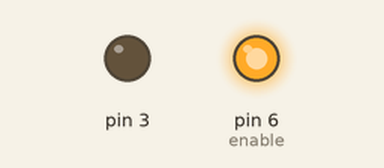
Simulated run of this sketch. Board: Arduino Uno, built with avr-gcc and run on an emulated ATmega328P. Shown: output pins drawn as LEDs (lit = HIGH). Pins used as bus, display or sensor lines are not drawn; what the sketch prints to the serial monitor is not drawn.

Above: at 0.1 s.
Timing chart, 0 to 1.6 s (numbered marks = the images above):
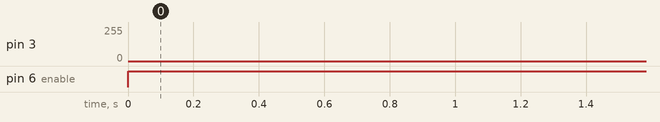

Measured:
- by itself, pin 6 (enable): LOW → HIGH at 0.00 s

The sketch:

Pico90.ino
```cpp
// (licence header left out)
#include <util/crc16.h>

#include <avr/io.h>
#include <avr/interrupt.h>
#include <string.h>
#include <stdio.h>
#include <stdarg.h>
#include <avr/pgmspace.h>    // needed for PROGMEM
#include "ax25modem.h"
#include "geofence.h"

static const uint8_t PROGMEM _sine_table[] = {
#include "sine_table.h"
};

#define BAUD_RATE      (1200)
#define TABLE_SIZE     (512)
#define PREAMBLE_BYTES (25)
#define REST_BYTES     (5)

#define PLAYBACK_RATE    (F_CPU / 256)
#define SAMPLES_PER_BAUD (PLAYBACK_RATE / BAUD_RATE)
#define PHASE_DELTA_1200 (((TABLE_SIZE * 1200L) << 7) / PLAYBACK_RATE)
#define PHASE_DELTA_2200 (((TABLE_SIZE * 2200L) << 7) / PLAYBACK_RATE)
#define PHASE_DELTA_XOR  (PHASE_DELTA_1200 ^ PHASE_DELTA_2200)

// Data to be transmitted
volatile static uint8_t *_txbuf = 0;
volatile static uint8_t  _txlen = 0;

#define ONEPPM 1.0e-6
#define DEBUG false

//Variables
int32_t lat = 514981000, lon = -530000, alt = 36000;
uint8_t hour = 0, minute = 0, second = 0, month = 0, day = 0, lock = 0, sats = 0;
int GPSerror = 0, count = 1, n, gpsstatus, navmode = 0, battV = 0;
int elevation = 0, azimuth = 0, aprs_status = 0, aprs_attempts = 0;
long int doppler = 0;

uint8_t buf[60]; //GPS receive buffer
char superbuffer [80]; //Telem string buffer

char comment[3];

//************Other Functions*****************

static int pointinpoly(const int32_t *poly, int points, int32_t x, int32_t y)
{
  int32_t p0, p1, l0, l1;
  int c = 0;

  /* Read the final point */
  p0 = pgm_read_dword(&poly[points * 2 - 2]);
  p1 = pgm_read_dword(&poly[points * 2 - 1]);

  for(; points; points--, poly += 2)
  {
    l0 = p0;
    l1 = p1;
    p0 = pgm_read_dword(&poly[0]);
    p1 = pgm_read_dword(&poly[1]);

    if(y < p1 && y < l1) continue;
    if(y >= p1 && y >= l1) continue;
    if(x < p0 + (l0 - p0) * (y - p1) / (l1 - p1)) continue;

    c = !c;
  }

  return(c);
}

int geofence_location(int32_t lat_poly, int32_t lon_poly)
{
  if(pointinpoly(UKgeofence, 50, lat_poly, lon_poly) == true)
  {
    comment[0] = ' ';
    comment[1] = ' ';
  }

  else if(pointinpoly(Netherlands_geofence, 50, lat_poly, lon_poly) == true)
  {
    comment[0] = ' ';
    comment[1] = 'P';
  }

  else if(pointinpoly(Belgium_geofence, 60, lat_poly, lon_poly) == true)
  {
    comment[0] = ' ';
    comment[1] = 'O';
  }

  else if(pointinpoly(France_geofence, 60, lat_poly, lon_poly) == true)
  {
    comment[0] = ' ';
    comment[1] = 'F';
  }

}

void tx_aprs()
{
  char slat[5];
  char slng[5];
  char stlm[9];
  static uint16_t seq = 0;
  double aprs_lat, aprs_lon;

  /* Convert the UBLOX-style coordinates to
   	 * the APRS compressed format */
  aprs_lat = 900000000 - lat;
  aprs_lat = aprs_lat / 26 - aprs_lat / 2710 + aprs_lat / 15384615;
  Serial.print(aprs_lat);
  Serial.print(" ");
  aprs_lon = 900000000 + lon / 2;
  aprs_lon = aprs_lon / 26 - aprs_lon / 2710 + aprs_lon / 15384615;
  Serial.println(aprs_lon);

  int32_t aprs_alt = alt * 32808 / 10000;

  /* Construct the compressed telemetry format */
  ax25_base91enc(stlm + 0, 2, seq);

  ax25_frame(
  APRS_CALLSIGN, APRS_SSID,
  "APRS", 0,
  //0, 0, 0, 0,
  "WIDE1", 1, "WIDE2",1,
  //"WIDE2", 1,
  "!/%s%sO   /A=%06ld|%s|%s/M6JCX,%d",
  ax25_base91enc(slat, 4, aprs_lat),
  ax25_base91enc(slng, 4, aprs_lon),
  aprs_alt, stlm, comment, count
    );

  seq++;
}

ISR(TIMER2_OVF_vect)
{
  static uint16_t phase  = 0;
  static uint16_t step   = PHASE_DELTA_1200;
  static uint16_t sample = 0;
  static uint8_t rest    = PREAMBLE_BYTES + REST_BYTES;
  static uint8_t byte;
  static uint8_t bit     = 7;
  static int8_t bc       = 0;

  /* Update the PWM output */
  OCR2B = pgm_read_byte(&_sine_table[(phase >> 7) & 0x1FF]);
  phase += step;

  if(++sample < SAMPLES_PER_BAUD) return;
  sample = 0;

  /* Zero-bit insertion */
  if(bc == 5)
  {
    step ^= PHASE_DELTA_XOR;
    bc = 0;
    return;
  }

  /* Load the next byte */
  if(++bit == 8)
  {
    bit = 0;

    if(rest > REST_BYTES || !_txlen)
    {
      if(!--rest)
      {
        /* Disable radio and interrupt */
        //PORTA &= ~TXENABLE;
        TIMSK2 &= ~_BV(TOIE2);

        /* Prepare state for next run */
        phase = sample = 0;
        step  = PHASE_DELTA_1200;
        rest  = PREAMBLE_BYTES + REST_BYTES;
        bit   = 7;
        bc    = 0;

        return;
      }

      /* Rest period, transmit ax.25 header */
      byte = 0x7E;
      bc = -1;
    }
    else
    {
      /* Read the next byte from memory */
      byte = *(_txbuf++);
      if(!--_txlen) rest = REST_BYTES + 2;
      if(bc < 0) bc = 0;
    }
  }

  /* Find the next bit */
  if(byte & 1)
  {
    /* 1: Output frequency stays the same */
    if(bc >= 0) bc++;
  }
  else
  {
    /* 0: Toggle the output frequency */
    step ^= PHASE_DELTA_XOR;
    if(bc >= 0) bc = 0;
  }

  byte >>= 1;
}

void ax25_init(void)
{
  /* Fast PWM mode, non-inverting output on OC2A */
  TCCR2A = _BV(COM2B1) | _BV(WGM21) | _BV(WGM20);
  TCCR2B = _BV(CS20);

  /* Make sure radio is not enabled */
  //PORTA &= ~TXENABLE;

  /* Enable pins for output (Port A pin 4 and Port D pin 7) */
  //DDRA |= TXENABLE;
  pinMode(3, OUTPUT);
}

static uint8_t *_ax25_callsign(uint8_t *s, char *callsign, char ssid)
{
  char i;
  for(i = 0; i < 6; i++)
  {
    if(*callsign) *(s++) = *(callsign++) << 1;
    else *(s++) = ' ' << 1;
  }
  *(s++) = ('0' + ssid) << 1;
  return(s);
}

void ax25_frame(char *scallsign, char sssid, char *dcallsign, char dssid,
char *path1, char ttl1, char *path2, char ttl2, char *data, ...)
{
  static uint8_t frame[100];
  uint8_t *s;
  uint16_t x;
  va_list va;

  va_start(va, data);

  /* Pause while there is still data transmitting */
  while(_txlen);

  /* Write in the callsigns and paths */
  s = _ax25_callsign(frame, dcallsign, dssid);
  s = _ax25_callsign(s, scallsign, sssid);
  if(path1) s = _ax25_callsign(s, path1, ttl1);
  if(path2) s = _ax25_callsign(s, path2, ttl2);

  /* Mark the end of the callsigns */
  s[-1] |= 1;

  *(s++) = 0x03; /* Control, 0x03 = APRS-UI frame */
  *(s++) = 0xF0; /* Protocol ID: 0xF0 = no layer 3 data */

  vsnprintf((char *) s, 100 - (s - frame) - 2, data, va);
  va_end(va);

  /* Calculate and append the checksum */
  for(x = 0xFFFF, s = frame; *s; s++)
    x = _crc_ccitt_update(x, *s);

  *(s++) = ~(x & 0xFF);
  *(s++) = ~((x >> 8) & 0xFF);

  /* Point the interrupt at the data to be transmit */
  _txbuf = frame;
  _txlen = s - frame;

  /* Enable the timer and key the radio */
  TIMSK2 |= _BV(TOIE2);
  //PORTA |= TXENABLE;
}

char *ax25_base91enc(char *s, uint8_t n, uint32_t v)
{
  /* Creates a Base-91 representation of the value in v in the string */
  /* pointed to by s, n-characters long. String length should be n+1. */

  for(s += n, *s = '\0'; n; n--)
  {
    *(--s) = v % 91 + 33;
    v /= 91;
  }

  return(s);
}

void send_APRS() {
  ax25_init();

  Serial.print("Sending ");
  digitalWrite(6, HIGH);
  delay(500);
  digitalWrite(4, HIGH);
  delay(1000);
  tx_aprs();
  delay(1000);
  digitalWrite(6, LOW);
  digitalWrite(4, LOW);
  Serial.println("Sent");
}

void setup() {
  Serial.begin(9600);
  pinMode(6, OUTPUT); //enable
  pinMode(4, OUTPUT); //stepup
  digitalWrite(6, LOW);
  digitalWrite(4, LOW);

  Serial.println("Running...");

}

void loop() {
  count++;

  //  if(count % 2 == 0)
  // {
  //  geofence_location(lat, lon);
  // }

  aprs_status = 1;
  //Transmit APRS data now
  send_APRS();
  aprs_attempts++;

  delay(5000);

}
```

ax25modem.h
```cpp
/* Project Swift - High altitude balloon flight software                 */
/*=======================================================================*/
/* Copyright 2010-2012 Philip Heron <phil@sanslogic.co.uk>               */
/*                     Nigel Smart <nigel@projectswift.co.uk>            */
/*                                                                       */
/* This program is free software: you can redistribute it and/or modify  */
/* it under the terms of the GNU General Public License as published by  */
/* the Free Software Foundation, either version 3 of the License, or     */
/* (at your option) any later version.                                   */
/*                                                                       */
/* This program is distributed in the hope that it will be useful,       */
/* but WITHOUT ANY WARRANTY; without even the implied warranty of        */
/* MERCHANTABILITY or FITNESS FOR A PARTICULAR PURPOSE.  See the         */
/* GNU General Public License for more details.                          */
/*                                                                       */
/* You should have received a copy of the GNU General Public License     */
/* along with this program.  If not, see <http://www.gnu.org/licenses/>. */

#ifndef __AX25MODEM_H
#define __AX25MODEM_H

//#define APRS_ENABLED
#define APRS_CALLSIGN "M6JCX"
#define APRS_SSID     (11)

extern void ax25_init(void);
extern void ax25_frame(char *scallsign, char sssid, char *dcallsign, char dssid,
	char *path1, char ttl1, char *path2, char ttl2, char *data, ...);
extern char *ax25_base91enc(char *s, uint8_t n, uint32_t v);

#endif
```

geofence.h
```cpp
/* Project Swift - High altitude balloon flight software                 */
/*=======================================================================*/
/* Copyright 2010-2012 Nigel Smart <nigel@projectswift.co.uk>            */
/* And Philip Heron <phil@sanslogic.co.uk>                               */
/* Additional Help from Jon Sowman & Adam Greig of Cambridge University  */
/* Spaceflight (www.cusf.co.uk)                                          */
/*                                                                       */
/* This program is free software: you can redistribute it and/or modify  */
/* it under the terms of the GNU General Public License as published by  */
/* the Free Software Foundation, either version 3 of the License, or     */
/* (at your option) any later version.                                   */
/*                                                                       */
/* This program is distributed in the hope that it will be useful,       */
/* but WITHOUT ANY WARRANTY; without even the implied warranty of        */
/* MERCHANTABILITY or FITNESS FOR A PARTICULAR PURPOSE. See the          */
/* GNU General Public License for more details.                          */
/*                                                                       */
/* You should have received a copy of the GNU General Public License     */
/* along with this program. If not, see <http://www.gnu.org/licenses/>.  */

#include <stdint.h>
#include <avr/pgmspace.h>

/*
  UK Geofence
*/
static const int32_t PROGMEM UKgeofence[50 * 2] =
{
	489924043, -36103603,
	488138903, -22610257,
	491901282, -13252978,
	496351217, -10050508,
	501037998,  11279993,
	507722758,  16260619,
	513189809,  25152367,
	520765597,  35119373,
	530454023,  42970152,
	539001634,  49909694,
	546830552,  44727668,
	551230292,  34601012,
	554336032,  29904906,
	558418741,  26487290,
	566806014,  24488896,
	575931754,  16723936,
	584164868,  11759240,
	589641150,   4293681,
	601679345,  -5502415,
	602106803, -22911888,
	598068675, -31797350,
	594741753, -52432139,
	590767750,-112927263,
	586042329,-125682437,
	573560679,-123463450,
	568484965,-110679665,
	567960819, -94029714,
	565955176, -84036460,
	562488969, -74621136,
	558888574, -68508447,
	554623831, -62193300,
	554506766, -75560492,
	552283624, -86434228,
	546950633, -86430795,
	539200807, -75704420,
	538233232, -70009827,
	537741074, -59159398,
	534700525, -58290520,
	532493620, -58085376,
	529591630, -58389442,
	522959865, -58365745,
	511047160, -84269381,
	503317712, -84353354,
	496274569, -84025146,
	486210038, -81558942,
	488754195, -70486501,
	490428397, -60384346,
	492957603, -52417139,
	493083262, -41420783,
	489924043, -36103603,
};

/*
  Netherlands Geofence
*/
static const int32_t PROGMEM Netherlands_geofence[50 * 2] =
{
          514488390,39883889,
          514110330,38838556,
          514312617,37184444,
          514542777,37122112,
          514643665,36894322,
          514483444,35780333,
          515293836,34723780,
          516077394,36482757,
          516817886,36952827,
          517756386,38364000,
          518422071,40324890,
          518969445,40395335,
          519408830,40106111,
          519876861,40786662,
          520710555,42212225,
          521891166,43721778,
          523483441,45069109,
          524649247,45783443,
          525851776,46115887,
          527717945,46621443,
          529201665,47236889,
          529384667,48020219,
          529161114,49586889,
          530608053,52872889,
          532225889,54762888,
          533856399,59572444,
          534116553,63230666,
          534518333,67016777,
          534451943,68478332,
          533854889,68865554,
          533272777,69484445,
          532877948,70753445,
          531892999,72302328,
          527542436,70080432,
          525196410,68116550,
          522811175,70183681,
          520308732,67889388,
          518855292,65568058,
          518655267,62906899,
          518342004,60507588,
          516365691,60918946,
          512753587,61539787,
          510957625,60408220,
          509852964,59662945,
          508242311,60183763,
          508447230,57199832,
          511105610,57997496,
          513350384,52592841,
          514430127,47123166,
          513984845,42311106,
};

/*
  Belgium Geofence
*/
static const int32_t PROGMEM Belgium_geofence[60 * 2] =
{
        507418205,29297549,
        508621627,26430958,
        511766206,27767653,
        512647495,29961666,
        513018428,30820926,
        513281201,31622408,
        513559539,31770185,
        513543426,31850186,
        513470093,31846853,
        513438239,31953516,
        513337874,31948691,
        513389724,32085382,
        513438407,32200943,
        513528611,32132407,
        513583050,32170556,
        513448987,32453888,
        513556876,33414686,
        512725590,34115858,
        512940794,35711364,
        512540246,37734641,
        512704168,40611745,
        513774752,43464127,
        514579035,45172538,
        514452544,46869905,
        514443926,48018342,
        514298852,49738425,
        513786254,51346730,
        512717126,53675100,
        512120806,56563762,
        511542698,58247255,
        510937856,58161240,
        510145384,57612748,
        509205694,57231670,
        508131079,56791790,
        507680226,57709516,
        507379776,60254454,
        506475110,61718784,
        505914620,62308409,
        505098854,62396048,
        504173681,63582258,
        503295796,63791890,
        502943527,62888536,
        501846383,61658722,
        501621237,60513233,
        500369414,58565332,
        499395150,57792494,
        498646274,57658892,
        497795007,57940247,
        496646913,58911180,
        495766640,58537182,
        495310506,55805866,
        496655702,52711844,
        498037966,49432804,
        500210204,48322457,
        500870037,47611686,
        499706534,43390428,
        501487902,41823436,
        503104468,40460152,
        504090128,36269632,
        505959650,33109167,
};

/*
  France Geofence
*/
static const int32_t PROGMEM France_geofence[60 * 2] =
{
          427266326,7582186,
          429950404,-9315619,
          437646021,-15023628,
          450314767,-11129415,
          453225799,-7890786,
          457458936,-11214555,
          461598685,-11420592,
          464681128,-16420518,
          470775928,-21251499,
          472792972,-23395620,
          473665601,-24841991,
          475112527,-26248536,
          475601120,-27952055,
          476148323,-28378556,
          475860833,-29965953,
          475723628,-31456990,
          477142888,-31643972,
          477075546,-33240989,
          477704213,-35894842,
          478493453,-39538517,
          478685517,-43252769,
          480825341,-44939841,
          482472369,-45279657,
          482870528,-43028213,
          483618454,-43831963,
          484287295,-47507454,
          485908190,-45899611,
          486596591,-43114352,
          486813387,-39460667,
          486993463,-36992573,
          488118306,-34919481,
          488477625,-31780648,
          486758490,-28763314,
          486225724,-24082786,
          485990368,-20871129,
          486454770,-19010564,
          487507859,-15195491,
          494187713,-17724749,
          496532990,-14866333,
          493346056,-5110789,
          495510953,1716018,
          500147248,11631597,
          504685186,15850129,
          509757918,20581060,
          498241831,51756261,
          487915814,76683869,
          471081742,68457558,
          451663824,69626562,
          436134314,71664980,
          433782278,67587185,
          431658758,65172249,
          430848721,60847194,
          431127120,57938092,
          432535018,54096046,
          433762615,50083916,
          434272750,45083897,
          433056916,34851768,
          430864388,30281944,
          429070683,30259407,
          424722130,28771255,

};
```

Source omitted: sine_table.h (data table, 2592 bytes)
